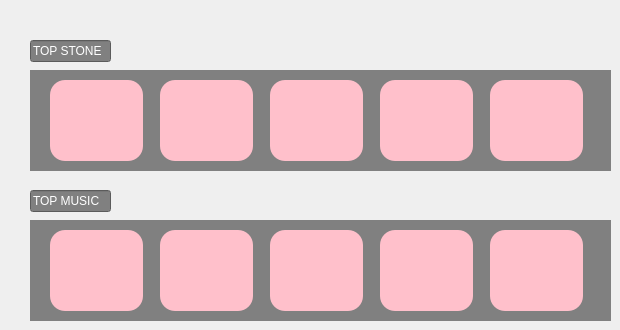
    <widget class="QWidget" name="menu">
     <widget class="QLabel" name="Home">
      <property name="geometry">
       <rect>
        <x>30</x>
        <y>70</y>
        <width>581</width>
        <height>101</height>
       </rect>
      </property>
      <property name="styleSheet">
       <string notr="true">background-color:grey;
font: 40pt &quot;Arial&quot;;</string>
      </property>
      <property name="text">
       <string/>
      </property>
      <property name="textFormat">
       <enum>Qt::PlainText</enum>
      </property>
     </widget>
     <widget class="QPushButton" name="btngold_2">
      <property name="geometry">
       <rect>
        <x>50</x>
        <y>80</y>
        <width>93</width>
        <height>81</height>
       </rect>
      </property>
      <property name="styleSheet">
       <string notr="true">background-color:pink;
border-radius:15px;</string>
      </property>
      <property name="text">
       <string/>
      </property>
      <property name="icon">
       <iconset>
        <normaloff>../../../Pictures/Saved Pictures/dayvlys-83690cda-8f4e-4ab7-82bb-67f7161ffd02.png</normaloff>../../../Pictures/Saved Pictures/dayvlys-83690cda-8f4e-4ab7-82bb-67f7161ffd02.png</iconset>
      </property>
      <property name="iconSize">
       <size>
        <width>70</width>
        <height>70</height>
       </size>
      </property>
     </widget>
     <widget class="QLineEdit" name="lineEdit_2">
      <property name="geometry">
       <rect>
        <x>30</x>
        <y>40</y>
        <width>81</width>
        <height>22</height>
       </rect>
      </property>
      <property name="styleSheet">
       <string notr="true">background-color:grey;
color:white;</string>
      </property>
      <property name="text">
       <string>TOP STONE</string>
      </property>
     </widget>
     <widget class="QPushButton" name="btndiamond_2">
      <property name="geometry">
       <rect>
        <x>160</x>
        <y>80</y>
        <width>93</width>
        <height>81</height>
       </rect>
      </property>
      <property name="styleSheet">
       <string notr="true">background-color:pink;
border-radius:15px;</string>
      </property>
      <property name="text">
       <string/>
      </property>
      <property name="icon">
       <iconset>
        <normaloff>../../../Pictures/Saved Pictures/pngimg.com - diamond_PNG6675.png</normaloff>../../../Pictures/Saved Pictures/pngimg.com - diamond_PNG6675.png</iconset>
      </property>
      <property name="iconSize">
       <size>
        <width>70</width>
        <height>70</height>
       </size>
      </property>
     </widget>
     <widget class="QPushButton" name="btnemerald_2">
      <property name="geometry">
       <rect>
        <x>490</x>
        <y>80</y>
        <width>93</width>
        <height>81</height>
       </rect>
      </property>
      <property name="styleSheet">
       <string notr="true">background-color:pink;
border-radius:15px;</string>
      </property>
      <property name="text">
       <string/>
      </property>
      <property name="icon">
       <iconset>
        <normaloff>../../../Pictures/Saved Pictures/emerald_400.png</normaloff>../../../Pictures/Saved Pictures/emerald_400.png</iconset>
      </property>
      <property name="iconSize">
       <size>
        <width>70</width>
        <height>70</height>
       </size>
      </property>
     </widget>
     <widget class="QPushButton" name="btnsapphire_2">
      <property name="geometry">
       <rect>
        <x>380</x>
        <y>80</y>
        <width>93</width>
        <height>81</height>
       </rect>
      </property>
      <property name="styleSheet">
       <string notr="true">background-color:pink;
border-radius:15px;</string>
      </property>
      <property name="text">
       <string/>
      </property>
      <property name="icon">
       <iconset>
        <normaloff>../../../Pictures/Saved Pictures/pngtree-realistic-bright-shiny-sapphire-isolated-png-image_11530158.png</normaloff>../../../Pictures/Saved Pictures/pngtree-realistic-bright-shiny-sapphire-isolated-png-image_11530158.png</iconset>
      </property>
      <property name="iconSize">
       <size>
        <width>70</width>
        <height>70</height>
       </size>
      </property>
     </widget>
     <widget class="QPushButton" name="btnruby_2">
      <property name="geometry">
       <rect>
        <x>270</x>
        <y>80</y>
        <width>93</width>
        <height>81</height>
       </rect>
      </property>
      <property name="styleSheet">
       <string notr="true">background-color:pink;
border-radius:15px;</string>
      </property>
      <property name="text">
       <string/>
      </property>
      <property name="icon">
       <iconset>
        <normaloff>../../../Pictures/Saved Pictures/pngimg.com - ruby_PNG4.png</normaloff>../../../Pictures/Saved Pictures/pngimg.com - ruby_PNG4.png</iconset>
      </property>
      <property name="iconSize">
       <size>
        <width>70</width>
        <height>70</height>
       </size>
      </property>
     </widget>
     <widget class="QLabel" name="Home_6">
      <property name="geometry">
       <rect>
        <x>30</x>
        <y>220</y>
        <width>581</width>
        <height>101</height>
       </rect>
      </property>
      <property name="styleSheet">
       <string notr="true">background-color:grey;
font: 40pt &quot;Arial&quot;;</string>
      </property>
      <property name="text">
       <string/>
      </property>
      <property name="textFormat">
       <enum>Qt::PlainText</enum>
      </property>
     </widget>
     <widget class="QPushButton" name="btngold_3">
      <property name="geometry">
       <rect>
        <x>50</x>
        <y>230</y>
        <width>93</width>
        <height>81</height>
       </rect>
      </property>
      <property name="styleSheet">
       <string notr="true">background-color:pink;
border-radius:15px;</string>
      </property>
      <property name="text">
       <string/>
      </property>
      <property name="icon">
       <iconset>
        <normaloff>../../../Pictures/Saved Pictures/z5963777620362_1cedc1575d1c3715090f5b37a00ffe26.jpg</normaloff>../../../Pictures/Saved Pictures/z5963777620362_1cedc1575d1c3715090f5b37a00ffe26.jpg</iconset>
      </property>
      <property name="iconSize">
       <size>
        <width>70</width>
        <height>70</height>
       </size>
      </property>
     </widget>
     <widget class="QPushButton" name="btndiamond_3">
      <property name="geometry">
       <rect>
        <x>160</x>
        <y>230</y>
        <width>93</width>
        <height>81</height>
       </rect>
      </property>
      <property name="styleSheet">
       <string notr="true">background-color:pink;
border-radius:15px;</string>
      </property>
      <property name="text">
       <string/>
      </property>
      <property name="icon">
       <iconset>
        <normaloff>../../../Pictures/Saved Pictures/z5963650387289_3ce32cfffc5ae409ed6358ef90b61909.jpg</normaloff>../../../Pictures/Saved Pictures/z5963650387289_3ce32cfffc5ae409ed6358ef90b61909.jpg</iconset>
      </property>
      <property name="iconSize">
       <size>
        <width>70</width>
        <height>70</height>
       </size>
      </property>
     </widget>
     <widget class="QPushButton" name="btnruby_3">
      <property name="geometry">
       <rect>
        <x>270</x>
        <y>230</y>
        <width>93</width>
        <height>81</height>
       </rect>
      </property>
      <property name="styleSheet">
       <string notr="true">background-color:pink;
border-radius:15px;</string>
      </property>
      <property name="text">
       <string/>
      </property>
      <property name="icon">
       <iconset>
        <normaloff>../../../Pictures/Saved Pictures/z5963671587989_9a055e69c9ce33bd8a6f0b4f7774f4c9.jpg</normaloff>../../../Pictures/Saved Pictures/z5963671587989_9a055e69c9ce33bd8a6f0b4f7774f4c9.jpg</iconset>
      </property>
      <property name="iconSize">
       <size>
        <width>70</width>
        <height>70</height>
       </size>
      </property>
     </widget>
     <widget class="QPushButton" name="btnsapphire_3">
      <property name="geometry">
       <rect>
        <x>380</x>
        <y>230</y>
        <width>93</width>
        <height>81</height>
       </rect>
      </property>
      <property name="styleSheet">
       <string notr="true">background-color:pink;
border-radius:15px;</string>
      </property>
      <property name="text">
       <string/>
      </property>
      <property name="icon">
       <iconset>
        <normaloff>../../../Pictures/Saved Pictures/ab6761610000e5eb87abe41e26c5b7664fb86377.png</normaloff>../../../Pictures/Saved Pictures/ab6761610000e5eb87abe41e26c5b7664fb86377.png</iconset>
      </property>
      <property name="iconSize">
       <size>
        <width>70</width>
        <height>70</height>
       </size>
      </property>
     </widget>
     <widget class="QPushButton" name="btnemerald_3">
      <property name="geometry">
       <rect>
        <x>490</x>
        <y>230</y>
        <width>93</width>
        <height>81</height>
       </rect>
      </property>
      <property name="styleSheet">
       <string notr="true">background-color:pink;
border-radius:15px;</string>
      </property>
      <property name="text">
       <string/>
      </property>
      <property name="icon">
       <iconset>
        <normaloff>../../../Pictures/Saved Pictures/ab67616d0000b273ed310609c381dc45363fb26d.png</normaloff>../../../Pictures/Saved Pictures/ab67616d0000b273ed310609c381dc45363fb26d.png</iconset>
      </property>
      <property name="iconSize">
       <size>
        <width>70</width>
        <height>70</height>
       </size>
      </property>
     </widget>
     <widget class="QLineEdit" name="lineEdit_7">
      <property name="geometry">
       <rect>
        <x>30</x>
        <y>190</y>
        <width>81</width>
        <height>22</height>
       </rect>
      </property>
      <property name="styleSheet">
       <string notr="true">background-color:grey;
color:white;</string>
      </property>
      <property name="text">
       <string>TOP MUSIC</string>
      </property>
     </widget>
    </widget>
